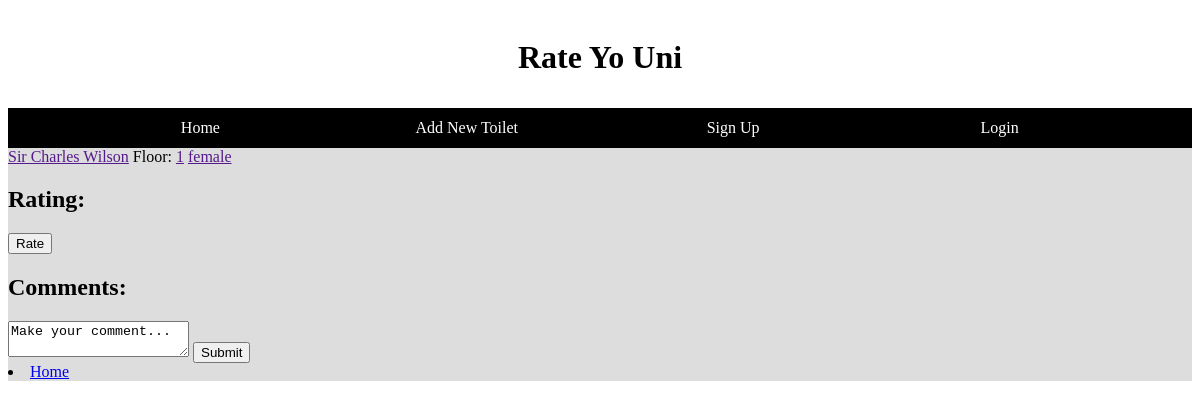
The page /project/show_toilet/sir-charles-wilson-1-female/ on the database its author committed.
### project/models.py (models this page shows, shortened)
class Bathroom(models.Model):
    name = models.CharField(unique=True, max_length=20)
    building = models.CharField(max_length=100)
    level = models.CharField(max_length=4)
    gender = models.CharField(max_length=8)
    rating = models.DecimalField(blank=True, default=0.00, decimal_places=2, max_digits=3)
    bathroomSlug = models.SlugField(unique=True)

### project/views.py (the view)
# urls.py: url(r'^show_toilet/(?P<bathroomSlug>[\w\-]+)/$', views.show_toilet, name='show_toilet'),
def show_toilet(request, bathroomSlug):
    try:
        context = {'toilet': Bathroom.objects.all().get(bathroomSlug=bathroomSlug)}
    except:
        context = {}
    return render(request, 'project/show_toilet.html', context)

### templates/project/show_toilet.html (shortened to what this page needs)
{% extends 'project/base.html' %}
{% load staticfiles %}
{% block body_block%}
    {% if toilet %}
        <div>
            <a href="" alt="Building">{{ toilet.building }}</a>
            Floor: <a href="" alt="Level"> {{ toilet.level }}</a>
            <a href="" alt="Gender">{{ toilet.gender }}</a>
        </div>
        <div>
            <h2>Rating: </h2>
            <button>Rate</button>
        </div>
        <div>
            <h2>Comments: </h2>
            <textarea>Make your comment...</textarea>
            <input type="submit" value="Submit">
        </div>
        <div>
            <li><a href="{% url 'index' %}">Home</a></li>
        </div>
    {% endif %}
{% endblock %}

### rows shown on the page
Bathroom: building "Sir Charles Wilson", level "1", gender "female"
